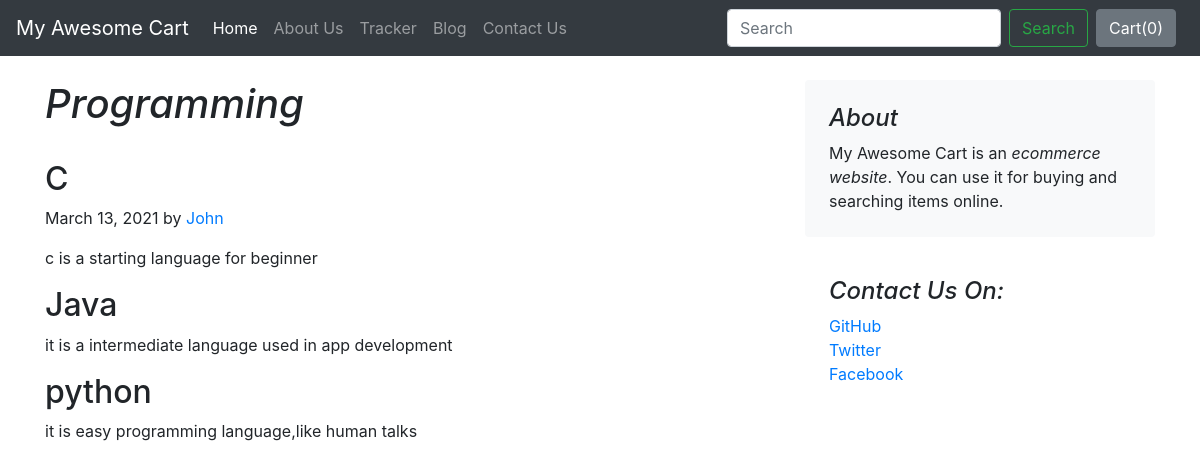
The page /blog/blogpost/1 on the database its author committed.
### blog/models.py (models this page shows)
class Blogpost(models.Model):
    post_id = models.AutoField(primary_key=True)
    title = models.CharField(max_length=50)
    head0 = models.CharField(max_length=100, default="")
    chead0 = models.CharField(max_length=1000, default="")
    head1 = models.CharField(max_length=100, default="")
    chead1 = models.CharField(max_length=1000, default="")
    head2 = models.CharField(max_length=100, default="")
    chead2 = models.CharField(max_length=1000, default="")
    pub_date=models.DateField()
    thumbnail=models.ImageField(upload_to='shop/images',default="")
    def __str__(self):
        return self.title

### blog/views.py (the view)
# urls.py: path('blogpost/<int:id>', views.blogpost,name="blogHome")
def blogpost(request,id):
    post=Blogpost.objects.filter(post_id=id)[0]
    print(post)
    return render(request,"blog/blogpost.html",{'post':post})

### blog/templates/blog/blogpost.html (shortened to what this page needs)
{%extends 'blog/basic.html'%}
{% block blogactive %}active{% endblock blogactive %}
{%block body%}
<div class="container">
    <div class="row mt-4">
        <div class="col-md-8 blog-main">
            <h1 class="pb-4 mb-2 font-italic ">
                {{post.title}}
            </h1>
            <div class="blog-post">
                <h2 class="blog-post-title">{{post.head0}}</h2>
                <p class="blog-post-meta">{{post.pub_date}} by <a href="#">John </a></p>
                <p>{{post.chead0}}</p>
                <h2>{{post.head1}}</h2>
                <p> {{post.chead1}}</p>
                <h2>{{post.head2}}</h2>
                <p>{{post.chead2}}</p>
            </div>
        </div>
        <aside class="col-md-4 blog-sidebar">
            <div class="p-4 mb-3 bg-light rounded">
                <h4 class="font-italic">About</h4>
                <p class="mb-0">My Awesome Cart is an <em>ecommerce website</em>. You can use it for buying and searching items online. </p>
            </div>
            <div class="p-4">
                <h4 class="font-italic">Contact Us On: </h4>
                <ol class="list-unstyled">
                    <li><a href="#">GitHub</a></li>
                    <li><a href="#">Twitter</a></li>
                    <li><a href="#">Facebook</a></li>
                </ol>
            </div>
        </aside>
    </div>
</div>
{%endblock%}

### rows shown on the page
Blogpost: title "Programming", head0 "C", pub_date "March 13, 2021", chead0 "c is a starting language for beginner", head1 "Java", chead1 "it is a intermediate language used in app development", head2 "python", chead2 "it is easy programming language,like human talks"
